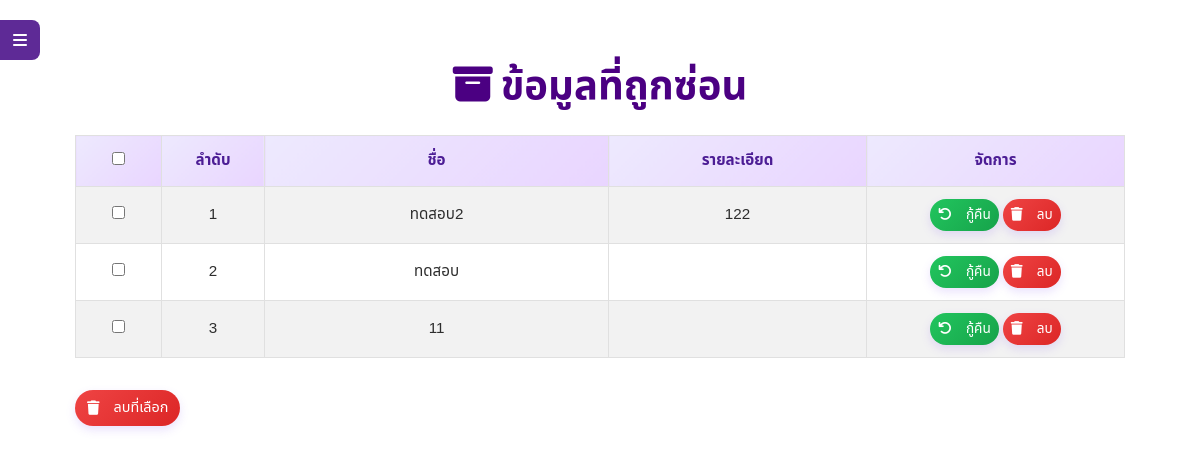
Screenshot of /hidden_items.php (signed in) with the database file from the repository.
### tables this page shows
CREATE TABLE `items` (
  `id` int(11) NOT NULL,
  `name` varchar(255) NOT NULL,
  `details` text DEFAULT NULL,
  `category_id` int(11) DEFAULT NULL,
  `subcategory_id` int(11) DEFAULT NULL,
  `fiscal_year` smallint(5) unsigned DEFAULT NULL,
  `document_date` date DEFAULT NULL,
  `image` varchar(255) DEFAULT NULL,
  `pdf_file` varchar(255) DEFAULT NULL,
  `created_at` timestamp NOT NULL DEFAULT current_timestamp(),
  `hidden` tinyint(1) DEFAULT 0,
  `items_backup` int(11) NOT NULL
);

### hidden_items.php (the view, shortened to what this page needs)
<?php
include 'auth.php';
$result = $conn->query("SELECT * FROM items WHERE hidden = 1 ORDER BY id DESC");
?>
<!DOCTYPE html>
<html lang="th">
<head>
    <link href="https://cdn.jsdelivr.net/npm/bootstrap@5.3.2/dist/css/bootstrap.min.css" rel="stylesheet">
    <link href="https://cdn.jsdelivr.net/npm/bootstrap-icons/font/bootstrap-icons.css" rel="stylesheet">
    <link href="https://cdnjs.cloudflare.com/ajax/libs/font-awesome/6.4.2/css/all.min.css" rel="stylesheet">
</head>
<body>
    <div class="sidebar-toggle"><i class="fas fa-bars"></i></div>
    <div class="container-fluid mt-5">
        <h1><i class="fas fa-archive me-2"></i>ข้อมูลที่ถูกซ่อน</h1>
        <form method="POST" id="delete-form">
            <div class="table-responsive">
                <table class="table table-striped table-hover">
                    <thead>
                        <tr>
                            <?php if ($_SESSION['role'] === 'admin'): ?>
                                <th style="width: 50px;">
                                    <input type="checkbox" class="select-all-checkbox" id="select-all">
                                </th>
                            <?php endif; ?>
                            <th style="width: 50px;">ลำดับ</th>
                            <th style="width: 200px;">ชื่อ</th>
                            <th style="width: 150px;">รายละเอียด</th>
                            <th style="width: 150px;">จัดการ</th>
                        </tr>
                    </thead>
                    <tbody>
                        <?php if ($result->num_rows > 0): ?>
                        <?php foreach ($result as $index => $item): ?>
                        <tr>
                            <?php if ($_SESSION['role'] === 'admin'): ?>
                                <td>
                                    <input type="checkbox" name="selected_items[]" value="<?= $item['id'] ?>" class="item-checkbox">
                                </td>
                            <?php endif; ?>
                            <td><?= $index + 1 ?></td>
                            <td><?= htmlspecialchars($item['name']) ?></td>
                            <td><?= htmlspecialchars($item['details']) ?></td>
                            <td>
                                <a href="restore.php?id=<?= $item['id'] ?>" class="btn btn-sm btn-success"><i class="fas fa-undo me-2"></i>กู้คืน</a>
                                <?php if ($_SESSION['role'] === 'admin'): ?>
                                    <a href="delete.php?id=<?= $item['id'] ?>" class="btn btn-sm btn-danger" onclick="return confirm('คุณแน่ใจหรือไม่ว่าต้องการลบข้อมูลนี้?')"><i class="fas fa-trash me-2"></i>ลบ</a>
                                <?php endif; ?>
                            </td>
                        </tr>
                        <?php endforeach; ?>
                        <?php else: ?>
                        <tr>
                            <td colspan="<?= $_SESSION['role'] === 'admin' ? 5 : 4 ?>" class="text-center">ไม่มีข้อมูล</td>
                        </tr>
                        <?php endif; ?>
                    </tbody>
                </table>
            </div>
            <?php if ($_SESSION['role'] === 'admin' && $result->num_rows > 0): ?>
                <div class="mt-3">
                    <button type="submit" name="delete_selected" class="btn btn-danger"><i class="fas fa-trash me-2"></i>ลบที่เลือก</button>
                </div>
            <?php endif; ?>
        </form>
    </div>
</body>
</html>

### hidden_items.php (style rules this page uses)
body { font-family: 'Noto Sans Thai', sans-serif; background: linear-gradient(-45deg, #e6e6fa, #f0e6ff, #f5e6ff, #e6e6fa); background-size: 400% 400%; animation: gradientBG 15s ease infinite; color: #2d2d2d; min-height: 100vh; margin: 0; padding: 0; box-sizing: border-box; font-size: 1rem; display: flex; flex-direction: column; }
.container-fluid { max-width: 90%; padding: 15px; margin: 15px auto; background: rgba(255, 255, 255, 0.9); border-radius: 15px; box-shadow: 0 4px 20px rgba(0, 0, 0, 0.1); }
h1 { color: #4b0082; font-weight: 700; font-size: 2.5rem; text-align: center; margin-bottom: 1.5rem; }
.table { background: #ffffff; border-radius: 10px; border: 1px solid #e0e0e0; width: 100%; table-layout: auto; }
.table th, .table td { padding: 12px; color: #2d2d2d; vertical-align: middle; text-align: center; font-size: 0.95rem; border: 1px solid #e0e0e0; }
.table th { background: #f0e6ff; color: #4b0082; font-weight: 600; }
.table tbody tr { transition: background 0.3s, transform 0.3s; opacity: 0; transform: translateY(20px); }
.table tbody tr.visible { opacity: 1; transform: translateY(0); transition: opacity 0.5s ease, transform 0.5s ease; }
.btn { border-radius: 8px; padding: 6px 12px; transition: all 0.3s ease; border: none; font-weight: 500; display: inline-flex; align-items: center; justify-content: center; height: 36px; font-size: 0.9rem; gap: 6px; max-width: 150px; white-space: nowrap; text-overflow: ellipsis; overflow: hidden; }
.btn-sm { padding: 4px 8px; font-size: 0.85rem; height: 32px; max-width: 120px; }
.btn-success { background: #2e7d32; color: #ffffff; }
.btn-danger { background: #dc3545; color: #ffffff; }
.sidebar-toggle { position: fixed; top: 20px; left: 0; width: 40px; height: 40px; background: #5e2a96; color: #fff; display: flex; align-items: center; justify-content: center; cursor: pointer; border-radius: 0 8px 8px 0; z-index: 1001; transition: left 0.3s ease-in-out; }
.select-all-checkbox { cursor: pointer; }
body { background: var(--bg) !important; color: var(--text) !important; line-height: 1.7; }
.container, .container-fluid { background: var(--surface) !important; border: 1px solid var(--border) !important; box-shadow: var(--shadow) !important; border-radius: 16px !important; }
.table th { background: linear-gradient(135deg, #ede9fe, #e9d5ff) !important; color: #4c1d95 !important; font-weight: 700 !important; }
.btn { border-radius: 999px !important; box-shadow: 0 4px 10px rgba(139, 92, 246, 0.18) !important; }
.btn-success { background: linear-gradient(135deg, #22c55e, #16a34a) !important; color: #ffffff !important; }
.btn-danger { background: linear-gradient(135deg, #ef4444, #dc2626) !important; color: #ffffff !important; }

### rows the page displays
items: name "ทดสอบ2", details "122"
items: name "ทดสอบ"
items: name "11"
